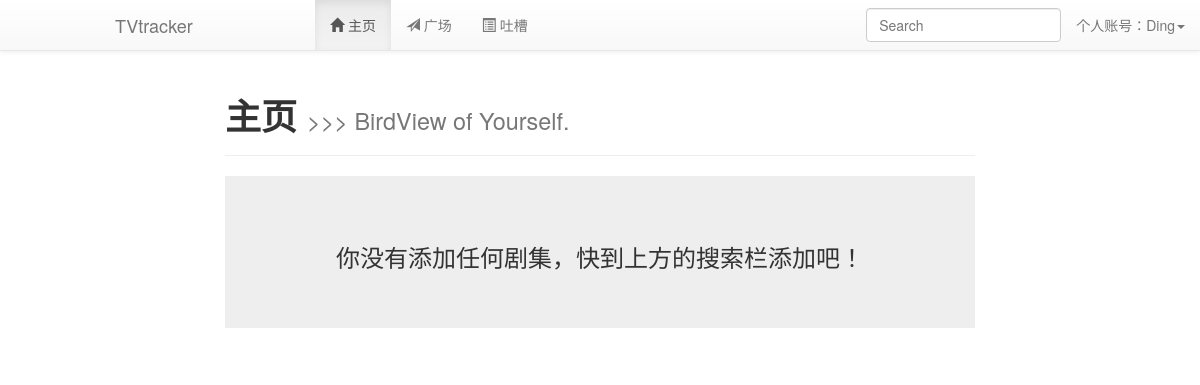
The page /home (signed in) on the database as committed earlier.
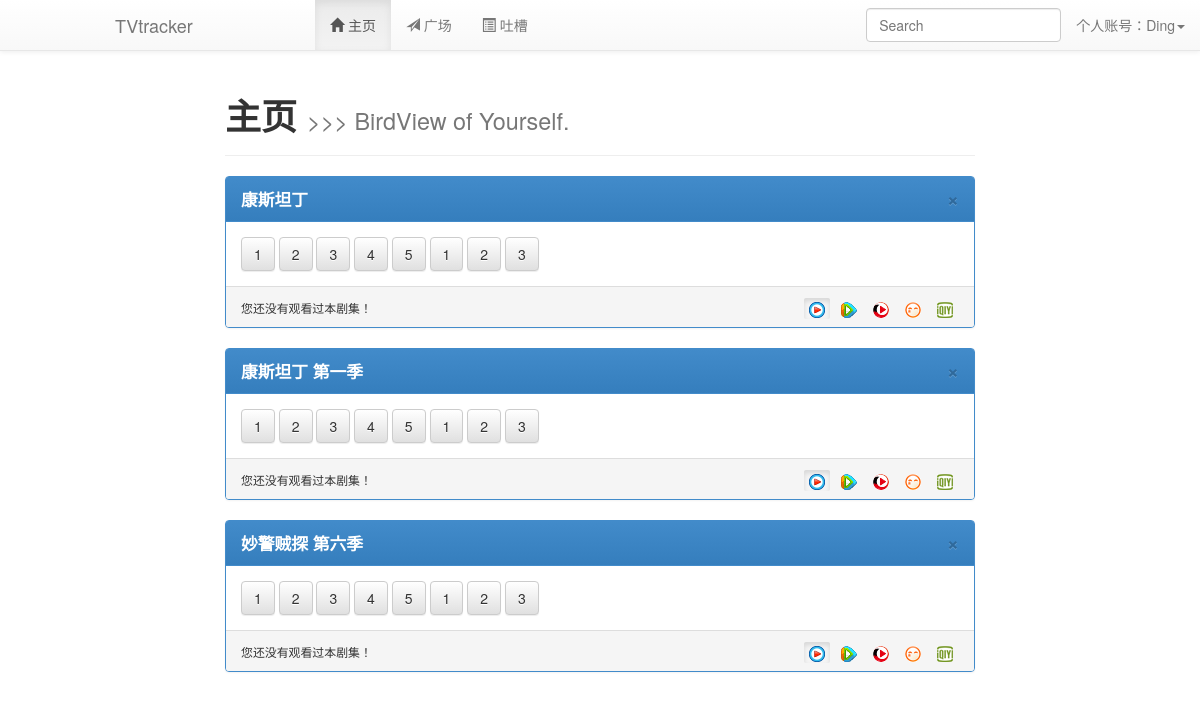
The same page on the database as committed later.
### tables this page shows
CREATE TABLE user (
    id integer primary key autoincrement,
    username text not null,
    password text not null,
    noticenum integer not null default 0,
    notification text
);

CREATE TABLE tracking (
    id integer primary key autoincrement,
    tvname text not null,
    userid integer not null,
    epnum integer not null default 0,
    end integer not null default 0
);

CREATE TABLE tv (
    id integer primary key autoincrement,
    tvname text not null,
    episode integer not null,
    epname text,
    address text not null,
    type text not null
);

### application.py (the view)
@app.route('/home')
def homePage():
    if session.get('logged_in'):
        user = query_db('select * from user where username = ?', [session['username']], one=True)
        tracking = query_db('select tvname, epnum from tracking where userid = ?', [user['id']])
        mytv = []
        if tracking:
            for i in tracking:
                L = query_db('select episode, epname, address, type from tv where tvname = ? order by episode ASC', [i['tvname']])
                mytv.append(L)
        return render_template('homePage.html', user = user, tracking = tracking, mytv = mytv)
    else:
        return redirect(url_for('welcome'))

### application.py (called while the page is built)
def connect_db():
    return sqlite3.connect(app.config['DATABASE'])

@app.before_request
def before_request():
    g.db = connect_db()

@app.teardown_request
def teardown_request(exception):
    g.db.close()

def query_db(query, args=(), one=False):
    cur = g.db.execute(query, args)
    rv = [dict((cur.description[idx][0], value)
               for idx, value in enumerate(row)) for row in cur.fetchall()]
    return (rv[0] if rv else None) if one else rv

### templates/homePage.html (shortened to what this page needs)
{% extends "dashboard.html" %}
{% block body %}
  <div class="page-header">
    <h1><b>主页</b> <small>>>> BirdView of Yourself.</small></h1>
  </div>
  {% if not tracking %}
    <div class="jumbotron" background="black">
      <h3 align="center">你没有添加任何剧集，快到上方的搜索栏添加吧！</h3>
    </div>
    {% else %}
    {% for i in tracking %}
        {% if i.end != 0 %}
          <div class="panel panel-primary">
        {% else %}
          <div class="panel panel-warning">
        {% endif %}
          <div class="panel-heading">
            <big><b>{{ i.tvname }}</b></big>
            <button type="button" class="close" data-dismiss="modal"><span aria-hidden="true">&times;</span><span class="sr-only">关闭</span></button>
          </div>
          <div class="panel-body">
            {% for j in mytv %}
              {% for k in j %}
              <a class="btn btn-default ep {{ i.tvname }} {{ k.type }}" href="{{ k.address }}" target="_blank">{{ k.episode }}</a>
              {% endfor %}
            {% endfor %}
          </div>
          <div class="panel-footer">
            {% if i.epnum == 0 %}
              <small>您还没有观看过本剧集！</small>
            {% else %}
              <small>您已追至{{ i.epnum }}</small>
            {% endif %}
            <div class="pull-right">
              <span class="btn btn-xs yuan {{ i.tvname }} youku active" onclick="switchYuan('{{ i.tvname }}', 'youku')"><img src="{{ url_for('static', filename='youku.png') }}"></span>
              <span class="btn btn-xs yuan {{ i.tvname }} vqq" onclick="switchYuan('{{ i.tvname }}', 'vqq')"><img src="{{ url_for('static', filename='vqq.png') }}"></span>
              <span class="btn btn-xs yuan {{ i.tvname }} sohu" onclick="switchYuan('{{ i.tvname }}', 'sohu')"><img src="{{ url_for('static', filename='sohu.png') }}"></span>
              <span class="btn btn-xs yuan {{ i.tvname }} tudou" onclick="switchYuan('{{ i.tvname }}', 'tudou')"><img src="{{ url_for('static', filename='tudou.png') }}"></span>
              <span class="btn btn-xs yuan {{ i.tvname }} iqiyi" onclick="switchYuan('{{ i.tvname }}', 'iqiyi')"><img src="{{ url_for('static', filename='iqiyi.png') }}"></span>
            </div>
          </div>
        </div>
    {% endfor %}
  {% endif %}
{% endblock %}

### templates/dashboard.html (shortened to what this page needs)
<!DOCTYPE html>
<html>
  <head>
  <link rel="stylesheet" type="text/css" href="{{ url_for('static', filename='bootstrap.min.css') }}">
  <link rel="stylesheet" type="text/css" href="{{ url_for('static', filename='bootstrap-theme.min.css') }}">
  </head>
  <body>
  <nav class="navbar navbar-default navbar-fixed-top" role="navigation">
    <div class="container-fluid">
      <div class="navbar-header">
        <a class="navbar-brand" href="">TVtracker</a>
      </div>
      <div class="collapse navbar-collapse" id="menu_list">
        <ul class="nav navbar-nav">
          <li id="menu_list_hp">
            <a href="{{ url_for('homePage') }}"><span class="glyphicon glyphicon-home"></span> 主页</a>
          </li>
          <li id="menu_list_sp">
            <a href="{{ url_for('squarePage') }}"><span class="glyphicon glyphicon-send"></span> 广场</a>
          </li>
          <li id="menu_list_tp">
            <a href="{{ url_for('talkPage') }}"><span class="glyphicon glyphicon-list-alt"></span> 吐槽</a>
          </li>
        </ul>
        <ul class="nav navbar-nav navbar-right">
          <li class="dropdown">
            <form style="padding: 0;" class="navbar-form" role="search">
              <div class="form-group">
                <input type="text" id="searchHint" data-toggle="dropdown" class="form-control dropdown-toggle" placeholder="Search" onkeyup="hintTVandUser(this.value)" aria-haspopup="true" aria-expanded="false" AUTOCOMPLETE="OFF">
              </div>
            </form>
          </li>
          <li class="dropdown">
            <a href="#" onclick="$('#newMsg').popover('destroy');" class="dropdown-toggle" data-toggle="dropdown"><span  data-toggle="popover" data-placement="bottom" data-trigger="manual" title="新消息！" data-content="你收到了新消息~" id="newMsg"> 个人账号：{{ session['username'] }}</span><span class="caret"></span></a>
          </li>
        </ul>
      </div>
    </div>
  </nav>
  <div class="container-fluid">
    <div class="col-md-8 col-md-offset-2" id="PAGE">
      {% block body %}{% endblock %}
    </div>
  </div>
  </body>
</html>

### templates/dashboard.html (style rules this page uses)
.navbar-header { padding-left: 100px; min-width: 300px; }
#PAGE { padding-top: 55px; }

### templates/homePage.html (style rules this page uses)
.yuan { cursor:pointer; }

Rows that differ between the two databases and show on the page:
added tracking: tvname "康斯坦丁", epnum "您还没有观看过本剧集！"
added tv: episode "1"
added tv: episode "2"
added tv: episode "3"
added tv: episode "4"
added tv: episode "5"
added tv: episode "1"
added tv: episode "2"
added tv: episode "3"
added tracking: tvname "康斯坦丁 第一季", epnum "您还没有观看过本剧集！"
added tracking: tvname "妙警贼探 第六季", epnum "您还没有观看过本剧集！"
Other text that changed with them:
text no longer shown: "你没有添加任何剧集，快到上方的搜索栏添加吧！"
